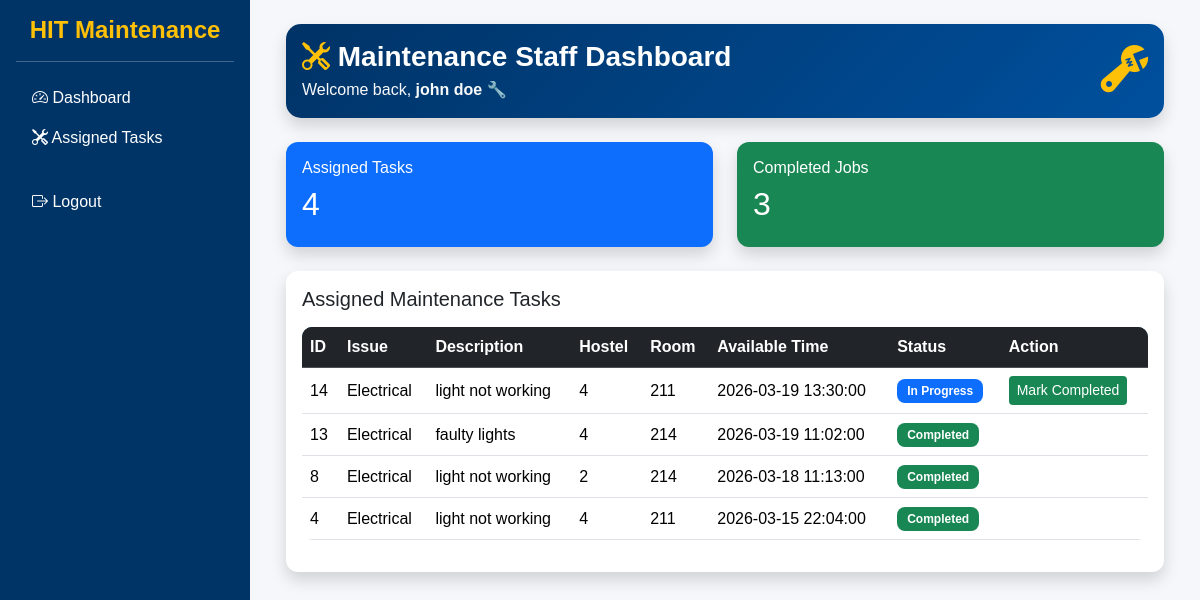
Before: /hostel-maintenance-portal/staff/dashboard.php (signed in) with the older database file.
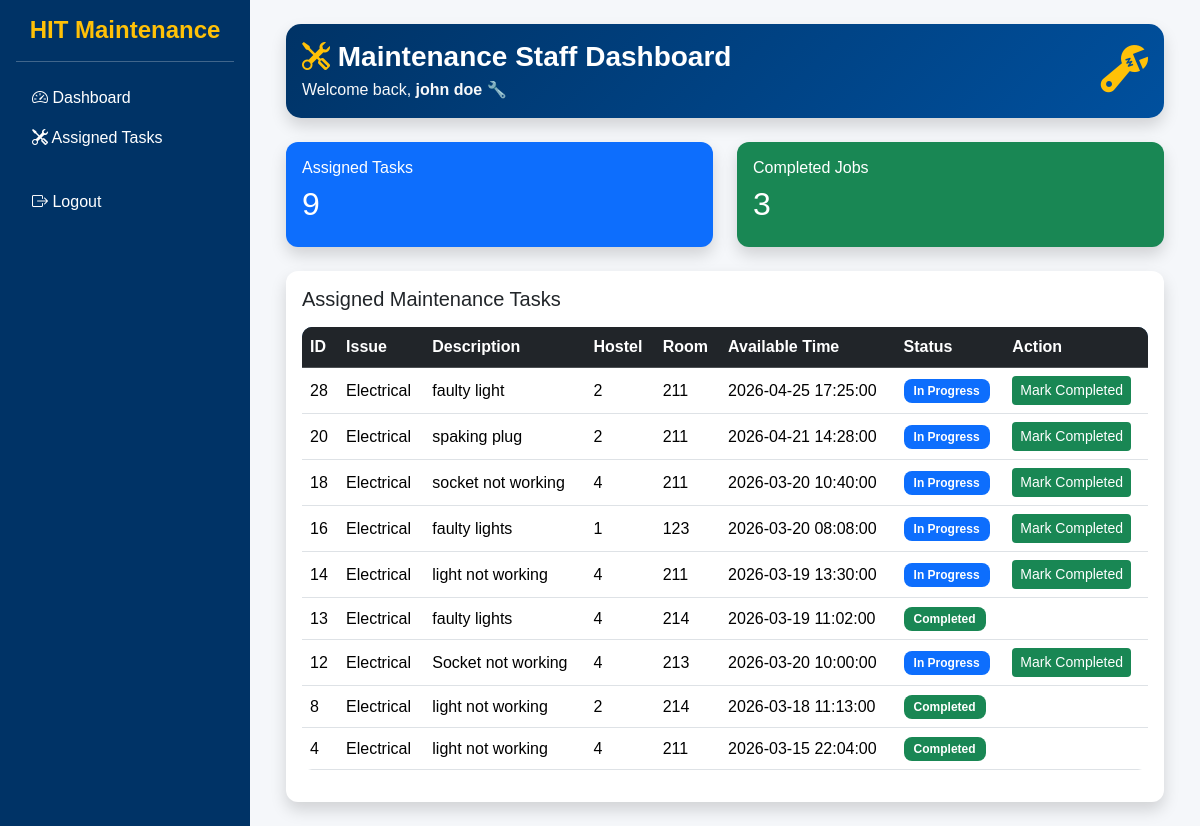
After: the same page with the newer database file.
### tables this page shows
CREATE TABLE `requests` (
  `id` int(11) NOT NULL,
  `student_id` int(11) DEFAULT NULL,
  `issue_type_id` int(11) DEFAULT NULL,
  `hostel` varchar(50) DEFAULT NULL,
  `room` varchar(20) DEFAULT NULL,
  `description` text DEFAULT NULL,
  `available_time` datetime DEFAULT NULL,
  `status` enum('pending','in_progress','completed','conflict') NOT NULL DEFAULT 'pending',
  `assigned_staff` int(11) DEFAULT NULL,
  `created_at` timestamp NOT NULL DEFAULT current_timestamp(),
  `technician_arrived` tinyint(1) DEFAULT NULL,
  `rating` int(11) DEFAULT NULL,
  `alert_supervisor` tinyint(4) DEFAULT 0
);

CREATE TABLE `issue_types` (
  `id` int(11) NOT NULL,
  `issue_name` varchar(50) DEFAULT NULL
);

### hostel-maintenance-portal/staff/dashboard.php (the view, shortened to what this page needs)
<?php
include("../config/database.php");
$user_id = $_SESSION['user_id'];
$staff_query = "SELECT * FROM staff WHERE user_id='$user_id'";
$staff_result = $conn->query($staff_query);
$staff = $staff_result->fetch_assoc();
$staff_id = $staff['id'];
$sql = "SELECT requests.*, issue_types.issue_name
        FROM requests
        JOIN issue_types ON requests.issue_type_id = issue_types.id
        WHERE assigned_staff='$staff_id'
        ORDER BY created_at DESC";
$result = $conn->query($sql);
$completed_tasks = $conn->query("SELECT COUNT(*) AS total
                                 FROM requests
                                 WHERE assigned_staff='$staff_id'
                                 AND status='completed'")
                         ->fetch_assoc()['total'];
?>
<?php include("../includes/header.php"); ?>
<?php include("../includes/sidebar.php"); ?>
<div class="container-fluid">
<div class="card shadow border-0 mb-4 text-white"
style="background: linear-gradient(135deg, #003366, #00509E); border-radius:15px;">
<div class="card-body d-flex justify-content-between align-items-center">
<div>
<h3 class="mb-1 fw-bold text-white">
    <i class="bi bi-tools text-warning"></i> Maintenance Staff Dashboard
</h3>
<p class="mb-0 text-light">
Welcome back, <strong><?php echo $_SESSION['name']; ?></strong> 🔧
</p>
</div>
<i class="bi bi-wrench-adjustable display-5 text-warning"></i>
</div>
</div>
<div class="row g-4 mb-4">
<div class="col-md-6">
<div class="card bg-primary text-white shadow border-0">
<div class="card-body">
<h6>Assigned Tasks</h6>
<h2><?php echo $result->num_rows; ?></h2>
</div>
</div>
</div>
<div class="col-md-6">
<div class="card bg-success text-white shadow border-0">
<div class="card-body">
<h6>Completed Jobs</h6>
<h2><?php echo $completed_tasks; ?></h2>
</div>
</div>
</div>
</div>
<div class="card shadow border-0">
<div class="card-body">
<h5 class="mb-3">Assigned Maintenance Tasks</h5>
<div class="table-responsive">
<table class="table table-hover align-middle">
<thead class="table-dark">
<tr>
<th>ID</th>
<th>Issue</th>
<th>Description</th>
<th>Hostel</th>
<th>Room</th>
<th>Available Time</th>
<th>Status</th>
<th>Action</th>
</tr>
</thead>
<tbody>
<?php
if($result->num_rows > 0){
while($row = $result->fetch_assoc()){
?>
<tr>
<td><?php echo $row['id']; ?></td>
<td><?php echo $row['issue_name']; ?></td>
<td><?php echo $row['description']; ?></td>
<td><?php echo $row['hostel']; ?></td>
<td><?php echo $row['room']; ?></td>
<td><?php echo $row['available_time']; ?></td>
<td>
<?php
if($row['status'] == "pending"){
echo "<span class='badge bg-warning'>Pending</span>";
}
elseif($row['status'] == "in_progress"){
echo "<span class='badge bg-primary'>In Progress</span>";
}
else{
echo "<span class='badge bg-success'>Completed</span>";
}
?>
</td>
<td>
<?php
if($row['status'] == "in_progress"){
?>
<a href="complete_request.php?id=<?php echo $row['id']; ?>"
class="btn btn-success btn-sm">
Mark Completed
</a>
<?php
}
?>
</td>
</tr>
<?php
}
}else{
echo "<tr><td colspan='8' class='text-center'>No tasks assigned</td></tr>";
}
?>
</tbody>
</table>
</div>
</div>
</div>
</div>
<?php include("../includes/sidebar_end.php"); ?>
<?php include("../includes/footer.php"); ?>

Changed rows visible on the page:
added requests: id "28", issue_type.issue_name "Electrical", description "faulty light", hostel "2", room "211", available_time "2026-04-25 17:25:00", status "In Progress"
added requests: id "20", issue_type.issue_name "Electrical", description "spaking plug", hostel "2", room "211", available_time "2026-04-21 14:28:00", status "In Progress"
now on this page (row edited): requests: id "18", issue_type.issue_name "Electrical", description "socket not working", hostel "4", room "211", available_time "2026-03-20 10:40:00", status "In Progress"
now on this page (row edited): requests: id "16", issue_type.issue_name "Electrical", description "faulty lights", hostel "1", room "123", available_time "2026-03-20 08:08:00", status "In Progress"
now on this page (row edited): requests: id "12", issue_type.issue_name "Electrical", description "Socket not working", hostel "4", room "213", available_time "2026-03-20 10:00:00", status "In Progress"
Other visible differences:
$result->num_rows: "4" → "9"
